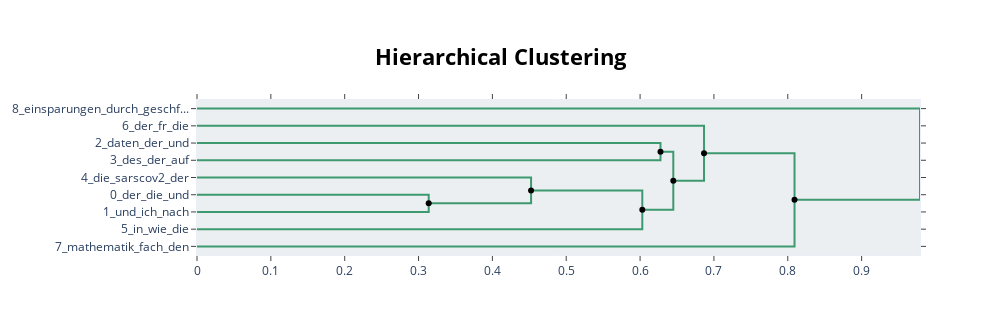

Notebook source saved alongside this figure:
### Code cell
topic_model.visualize_hierarchy(hierarchical_topics=hierarchical_topics)

### Figure 1 — Plotly figure (JSON) as saved in the notebook; plotly's stock layout.template omitted (floating-point values rounded to 4 significant figures)
{"data": [{"hoverinfo": "text", "marker": {"color": "rgb(61,153,112)"}, "mode": "lines", "text": ["daten_der_und_oder_zum", "", "", "des_der_auf_zu_im"], "type": "scatter", "x": [0, 0.6276, 0.6276, 0], "xaxis": "x", "y": [-25, -25, -35, -35], "yaxis": "y"}, {"hoverinfo": "text", "marker": {"color": "rgb(61,153,112)"}, "mode": "lines", "text": ["der_die_und_in_im", "", "", "und_ich_nach_bitte_die"], "type": "scatter", "x": [0, 0.3138, 0.3138, 0], "xaxis": "x", "y": [-55, -55, -65, -65], "yaxis": "y"}, {"hoverinfo": "text", "marker": {"color": "rgb(61,153,112)"}, "mode": "lines", "text": ["die_sarscov2_der_infektion_und", "", "", "und_die_der_ich_nach"], "type": "scatter", "x": [0, 0.4524, 0.4524, 0.3138], "xaxis": "x", "y": [-45, -45, -60, -60], "yaxis": "y"}, {"hoverinfo": "text", "marker": {"color": "rgb(61,153,112)"}, "mode": "lines", "text": ["die_und_der_ich_nach", "", "", "in_wie_die_wievielen_der"], "type": "scatter", "x": [0.4524, 0.603, 0.603, 0], "xaxis": "x", "y": [-52.5, -52.5, -75, -75], "yaxis": "y"}, {"hoverinfo": "text", "marker": {"color": "rgb(61,153,112)"}, "mode": "lines", "text": ["der_des_und_zu_im", "", "", "die_der_und_ich_nach"], "type": "scatter", "x": [0.6276, 0.645, 0.645, 0.603], "xaxis": "x", "y": [-30, -30, -63.75, -63.75], "yaxis": "y"}, {"hoverinfo": "text", "marker": {"color": "rgb(61,153,112)"}, "mode": "lines", "text": ["der_fr_die_vertrag_in", "", "", "der_die_und_ich_des"], "type": "scatter", "x": [0, 0.6866, 0.6866, 0.645], "xaxis": "x", "y": [-15, -15, -46.88, -46.88], "yaxis": "y"}, {"hoverinfo": "text", "marker": {"color": "rgb(61,153,112)"}, "mode": "lines", "text": ["der_die_und_ich_des", "", "", "mathematik_fach_den_die_abituraufgaben"], "type": "scatter", "x": [0.6866, 0.8091, 0.8091, 0], "xaxis": "x", "y": [-30.94, -30.94, -85, -85], "yaxis": "y"}, {"hoverinfo": "text", "marker": {"color": "rgb(61,153,112)"}, "mode": "lines", "text": ["einsparungen_durch_geschftsbetrieb_laufenden_von", "", "", "der_die_und_ich_des"], "type": "scatter", "x": [0, 0.9791, 0.9791, 0.8091], "xaxis": "x", "y": [-5, -5, -57.97, -57.97], "yaxis": "y"}, {"hoverinfo": "text", "hovertext": ["die_und_der_ich_nach", "der_des_und_zu_im", "der_die_und_ich_des"], "marker": {"color": "black"}, "mode": "markers", "showlegend": false, "type": "scatter", "x": [0.4524, 0.6276, 0.6866], "y": [-52.5, -30, -30.94]}, {"hoverinfo": "text", "hovertext": ["und_die_der_ich_nach", "die_der_und_ich_nach", "der_die_und_ich_des", "der_die_und_ich_des"], "marker": {"color": "black"}, "mode": "markers", "showlegend": false, "type": "scatter", "x": [0.3138, 0.603, 0.645, 0.8091], "y": [-60, -63.75, -46.88, -57.97]}], "layout": {"autosize": false, "height": 335, "hoverlabel": {"bgcolor": "white", "font": {"family": "Rockwell", "size": 16}}, "hovermode": "closest", "plot_bgcolor": "#ECEFF1", "showlegend": false, "title": {"font": {"color": "Black", "size": 22}, "text": "<b>Hierarchical Clustering</b>", "x": 0.5, "xanchor": "center", "yanchor": "top"}, "width": 1000, "xaxis": {"mirror": "allticks", "rangemode": "tozero", "showgrid": false, "showline": true, "showticklabels": true, "ticks": "outside", "type": "linear", "zeroline": false}, "yaxis": {"mirror": "allticks", "range": [-90, 0], "rangemode": "tozero", "showgrid": false, "showline": true, "showticklabels": true, "tickmode": "array", "ticks": "outside", "ticktext": ["8_einsparungen_durch_geschf...", "6_der_fr_die", "2_daten_der_und", "3_des_der_auf", "4_die_sarscov2_der", "0_der_die_und", "1_und_ich_nach", "5_in_wie_die", "7_mathematik_fach_den"], "tickvals": [-5, -15, -25, -35, -45, -55, -65, -75, -85], "type": "linear", "zeroline": false}}}
